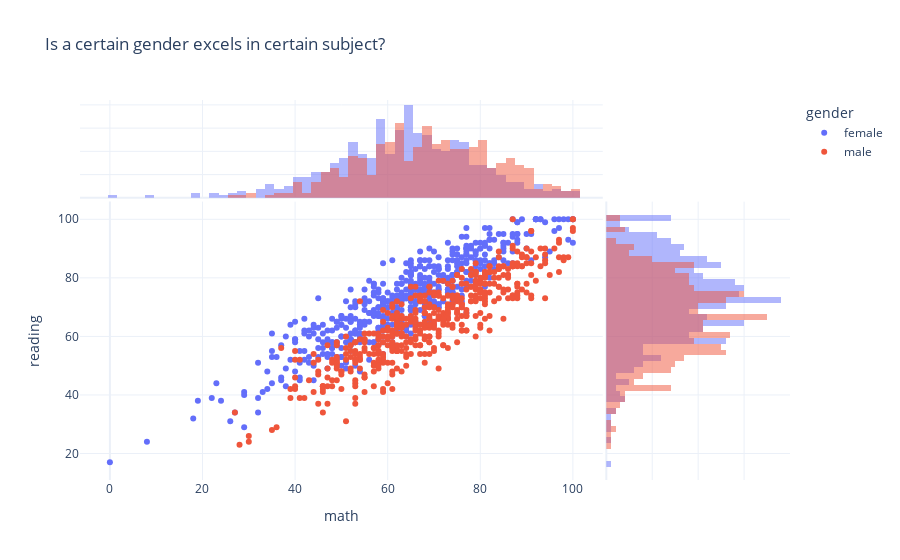

The notebook cell this image was saved under:
### Markdown cell above
As plot shows it we will give the marginal plot to see the distribution of the score. 
Distibution can be seen using histogram bar plot.

### Code cell
fig = px.scatter(df,
                 x='math',
                 y='reading', 
                 color ='gender',
                 marginal_x='histogram',
                 marginal_y='histogram',
                 template='plotly_white',
                 title="Is a certain gender excels in certain subject?")
fig.show()

### Figure 1 — Plotly figure (JSON) as saved in the notebook; plotly's stock layout.template omitted (floating-point values rounded to 4 significant figures; data arrays with more than 128 entries replaced by an {"elided": "..."} marker saying what was removed)
{"data": [{"hovertemplate": "gender=female<br>math=%{x}<br>reading=%{y}<extra></extra>", "legendgroup": "female", "marker": {"color": "#636efa", "symbol": "circle"}, "mode": "markers", "name": "female", "orientation": "v", "showlegend": true, "type": "scatter", "x": {"elided": "518 int values"}, "xaxis": "x", "y": {"elided": "518 int values"}, "yaxis": "y"}, {"bingroup": "x", "hovertemplate": "gender=female<br>math=%{x}<br>count=%{y}<extra></extra>", "legendgroup": "female", "marker": {"color": "#636efa"}, "name": "female", "opacity": 0.5, "showlegend": false, "type": "histogram", "x": {"elided": "518 int values"}, "xaxis": "x3", "yaxis": "y3"}, {"bingroup": "y", "hovertemplate": "gender=female<br>reading=%{y}<br>count=%{x}<extra></extra>", "legendgroup": "female", "marker": {"color": "#636efa"}, "name": "female", "opacity": 0.5, "showlegend": false, "type": "histogram", "xaxis": "x2", "y": {"elided": "518 int values"}, "yaxis": "y2"}, {"hovertemplate": "gender=male<br>math=%{x}<br>reading=%{y}<extra></extra>", "legendgroup": "male", "marker": {"color": "#EF553B", "symbol": "circle"}, "mode": "markers", "name": "male", "orientation": "v", "showlegend": true, "type": "scatter", "x": {"elided": "482 int values"}, "xaxis": "x", "y": {"elided": "482 int values"}, "yaxis": "y"}, {"bingroup": "x", "hovertemplate": "gender=male<br>math=%{x}<br>count=%{y}<extra></extra>", "legendgroup": "male", "marker": {"color": "#EF553B"}, "name": "male", "opacity": 0.5, "showlegend": false, "type": "histogram", "x": {"elided": "482 int values"}, "xaxis": "x3", "yaxis": "y3"}, {"bingroup": "y", "hovertemplate": "gender=male<br>reading=%{y}<br>count=%{x}<extra></extra>", "legendgroup": "male", "marker": {"color": "#EF553B"}, "name": "male", "opacity": 0.5, "showlegend": false, "type": "histogram", "xaxis": "x2", "y": {"elided": "482 int values"}, "yaxis": "y2"}], "layout": {"barmode": "overlay", "legend": {"title": {"text": "gender"}, "tracegroupgap": 0}, "title": {"text": "Is a certain gender excels in certain subject?"}, "xaxis": {"anchor": "y", "domain": [0, 0.7363], "title": {"text": "math"}}, "xaxis2": {"anchor": "y2", "domain": [0.7413, 1], "matches": "x2", "showgrid": true, "showline": false, "showticklabels": false, "ticks": ""}, "xaxis3": {"anchor": "y3", "domain": [0, 0.7363], "matches": "x", "showgrid": true, "showticklabels": false}, "xaxis4": {"anchor": "y4", "domain": [0.7413, 1], "matches": "x2", "showgrid": true, "showline": false, "showticklabels": false, "ticks": ""}, "yaxis": {"anchor": "x", "domain": [0, 0.7326], "title": {"text": "reading"}}, "yaxis2": {"anchor": "x2", "domain": [0, 0.7326], "matches": "y", "showgrid": true, "showticklabels": false}, "yaxis3": {"anchor": "x3", "domain": [0.7426, 1], "matches": "y3", "showgrid": true, "showline": false, "showticklabels": false, "ticks": ""}, "yaxis4": {"anchor": "x4", "domain": [0.7426, 1], "matches": "y3", "showgrid": true, "showline": false, "showticklabels": false, "ticks": ""}}}
